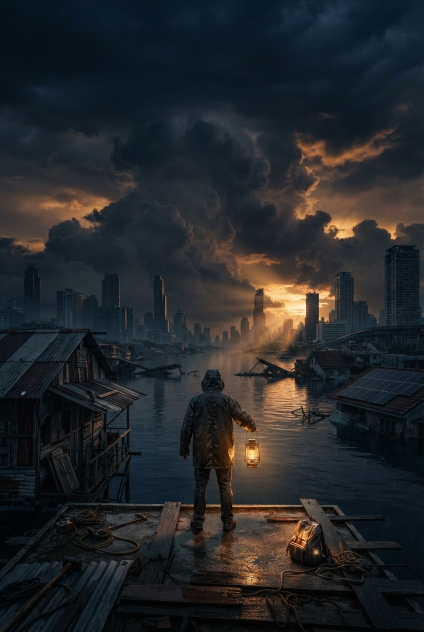
#> input picture book/cover/art_cover_v1.png, 848 x 1264 px (shown at 1/2 size)
$ python make_cover_front.py
#> lines starting #> are read from the running program, lines starting #| are printed output that depends on the picture
# -*- coding: utf-8 -*-
"""Susun sampul depan dari seni mentah + tipografi (EN dan ID).

Seni mentah: book/cover/art_cover_v1.png (dibuat dengan prompt terkompilasi
dari skill Open Generative AI, lihat book/cover/SKILL_open_generative_ai.md).

Keluaran:
  book/publish/*_cover_front.jpg       2550 x 3608 px (rasio potong A4, 300 dpi)
                                       dipakai make_cover.py dan make_publish.py
  book/publish/*_cover_ebook.jpg       1600 x 2560 px (rasio 1:1,6 yang diminta
                                       toko ebook seperti KDP)

Jalankan: python make_cover_front.py
"""
import os
from PIL import Image, ImageDraw, ImageFont, ImageFilter

HERE = os.path.dirname(os.path.abspath(__file__))
ART = os.path.join(HERE, "book/cover/art_cover_v1.png")
FONTS = os.path.join(HERE, "book/fonts")
PUB = os.path.join(HERE, "book/publish")
OUT_EN = os.path.join(PUB, "Surviving_the_Future_EN_cover_front.jpg")
OUT_ID = os.path.join(PUB, "Bertahan_Hidup_di_Masa_Depan_ID_cover_front.jpg")
EB_EN = os.path.join(PUB, "Surviving_the_Future_EN_cover_ebook.jpg")
EB_ID = os.path.join(PUB, "Bertahan_Hidup_di_Masa_Depan_ID_cover_ebook.jpg")

W, H = 2550, 3608                     # rasio potong A4 pada 300 dpi (8,5 x 12,03 in)
NAVY = (11, 22, 34)
NAVY_SOFT = (17, 31, 46)
IVORY = (246, 243, 235)
AMBER = (232, 163, 61)
MUTED = (176, 186, 199)

# tata letak dinyatakan sebagai pecahan, supaya rasio lain bisa memakai kode sama
F_KICKER = 0.050
F_TITLE = 0.089
F_IMAGE = 0.251
F_QUOTE = 0.848
F_AUTHOR = 0.928          # nama penulis di kaki sampul
F_YEAR = 0.966            # tahun di bawah nama
F_TITLE_WIDTH = 0.820


def tracked(draw, text, font, y, fill, tracking=0.0, center_x=None, width=None,
            max_w=None):
    """Tulis teks dengan jarak antarhuruf manual, rata tengah.

    `max_w` menjaga baris berjarak lebar tetap di dalam bidang potong: huruf
    diperkecil bertahap sampai muat, bukan dipotong.
    """
    if max_w:
        while max_w and font.size > 8:
            probe = sum(draw.textlength(ch, font=font) for ch in text) \
                    + tracking * (len(text) - 1)
            if probe <= max_w:
                break
            font = ImageFont.truetype(font.path, font.size - 1)
    cx = center_x if center_x is not None else width // 2
    widths = [draw.textlength(ch, font=font) for ch in text]
    total = sum(widths) + tracking * (len(text) - 1)
    x = cx - total / 2
    for ch, w in zip(text, widths):
        draw.text((x, y), ch, font=font, fill=fill)
        x += w + tracking
    return total


def fit_to_width(draw, text, path, target_w, max_size, min_size=40):
    """Cari ukuran font terbesar yang muat pada lebar target."""
    size = max_size
    while size > min_size:
        f = ImageFont.truetype(path, size)
        if draw.textlength(text, font=f) <= target_w:
            return f
        size -= 2
    return ImageFont.truetype(path, min_size)


def build(cfg, out_path, w, h):
#> called with w = 2550, h = 3608
    s = w / 1800.0                     # skala semua ukuran huruf mengikuti lebar
    canvas = Image.new("RGB", (w, h), NAVY)

    # ---------- panel tipografi di atas ----------
    draw = ImageDraw.Draw(canvas)
    seam_h = int(h * 0.31)
    for y in range(seam_h):
        t = y / seam_h
        c = tuple(int(NAVY[i] + (NAVY_SOFT[i] - NAVY[i]) * (t ** 1.6)) for i in range(3))
        draw.line([(0, y), (w, y)], fill=c)

    # ---------- gambar di bawah, menyatu dengan panel ----------
    art = Image.open(ART).convert("RGB")
#> art is the input picture: PIL image 848x1264 RGB; mean R, G, B 36.3, 38.9, 41.7
    img_top = int(h * F_IMAGE)
    box_h = h - img_top
    big = art.resize((w, int(art.height * w / art.width)), Image.LANCZOS)
    if big.height > box_h:                       # buang langit paling atas
        cut = int((big.height - box_h) * 0.40)
#> cut = 438
        big = big.crop((0, cut, w, cut + box_h))
#> big: PIL image 2550x2703 RGB
    mask = Image.new("L", (w, box_h), 255)
#> mask: PIL image 2550x2703 L; every value is 255
    md = ImageDraw.Draw(mask)
    ramp = int(300 * s)
    for i in range(ramp):
        md.line([(0, i), (w, i)], fill=int(255 * (i / max(1, ramp - 1)) ** 1.5))
    canvas.paste(big, (0, img_top), mask)

    # ---------- pita bawah: cukup gelap agar kalimat penutup terbaca ----------
    band_h = int(h * 0.235)
    band = Image.new("L", (1, band_h))
    for i in range(band_h):
        t = i / (band_h - 1)
        band.putpixel((0, i), int(255 * min(1.0, (t ** 0.72) * 1.30)))
    band = band.resize((w, band_h), Image.BILINEAR)
    canvas.paste(Image.new("RGB", (w, band_h), NAVY), (0, h - band_h), band)

    draw = ImageDraw.Draw(canvas)

    # ---------- tipografi ----------
    def font(name, size):
        return ImageFont.truetype(os.path.join(FONTS, name), max(10, int(size * s)))

    black = os.path.join(FONTS, "SourceSans3-Black.otf")
    f_author = font("SourceSans3-Semibold.otf", 46)
    f_year = font("SourceSans3-Semibold.otf", 36)
    f_kick = font("SourceSans3-Semibold.otf", 42)
    f_sub = font("SourceSerif4-It.otf", 74)
    f_sub2 = font("SourceSerif4-It.otf", 46)

    tracked(draw, cfg["kicker"], f_kick, int(h * F_KICKER), AMBER, tracking=7 * s,
            width=w, max_w=int(w * 0.86))

    target = int(w * F_TITLE_WIDTH)
    max_size = int(276 * s)
    f1 = fit_to_width(draw, cfg["title1"], black, target, max_size)
    f2 = fit_to_width(draw, cfg["title2"], black, target, max_size)
    size = min(f1.size, f2.size)
#> size = 331
    f1 = ImageFont.truetype(black, size)
    f2 = ImageFont.truetype(black, size)
    y_title = int(h * F_TITLE)
    tracked(draw, cfg["title1"], f1, y_title, IVORY, tracking=2 * s, width=w)
    tracked(draw, cfg["title2"], f2, y_title + int(size * 1.06), IVORY, tracking=2 * s, width=w)

    # aturan amber + subjudul
    rule_y = y_title + int(size * 1.06) + int(size * 1.12)
#> rule_y = 1041
    half = int(90 * s)
    draw.line([(w // 2 - half, rule_y), (w // 2 + half, rule_y)], fill=AMBER, width=max(2, int(5 * s)))
    sub_w = draw.textlength(cfg["sub"], font=f_sub)
#> sub_w = 1974.4
    draw.text(((w - sub_w) / 2, rule_y + int(40 * s)), cfg["sub"], font=f_sub, fill=AMBER)
    if cfg.get("sub2"):
        w2 = draw.textlength(cfg["sub2"], font=f_sub2)
        draw.text(((w - w2) / 2, rule_y + int(118 * s)), cfg["sub2"], font=f_sub2, fill=MUTED)

    # ---------- kalimat penutup di pita bawah ----------
    yq = int(h * F_QUOTE)
    for ln in cfg["quote"]:
        fq = fit_to_width(draw, ln, os.path.join(FONTS, "SourceSerif4-It.otf"),
                          int(w * 0.82), int(72 * s))
        wq = draw.textlength(ln, font=fq)
        # bayangan halus supaya tetap terbaca di atas gambar
        shadow = Image.new("RGBA", (w, h), (0, 0, 0, 0))
        sd = ImageDraw.Draw(shadow)
        sd.text(((w - wq) / 2, yq), ln, font=fq, fill=(0, 0, 0, 205))
        shadow = shadow.filter(ImageFilter.GaussianBlur(int(11 * s)))
        canvas.paste(Image.alpha_composite(canvas.convert("RGBA"), shadow).convert("RGB"), (0, 0))
        draw = ImageDraw.Draw(canvas)
        draw.text(((w - wq) / 2, yq), ln, font=fq, fill=IVORY)
        yq += int(fq.size * 1.26)
#> this loop made 1 pass
#> wq on pass 1: 1665.8
#> after the loop, yq = 3187

    # ---------- nama penulis dan tahun di kaki sampul ----------
    tracked(draw, cfg["author"], f_author, int(h * F_AUTHOR), IVORY, tracking=12 * s,
            width=w, max_w=int(w * 0.86))
    tracked(draw, cfg["year"], f_year, int(h * F_YEAR), AMBER, tracking=7 * s, width=w)

    canvas.save(out_path, quality=95, dpi=(300, 300), subsampling=0)
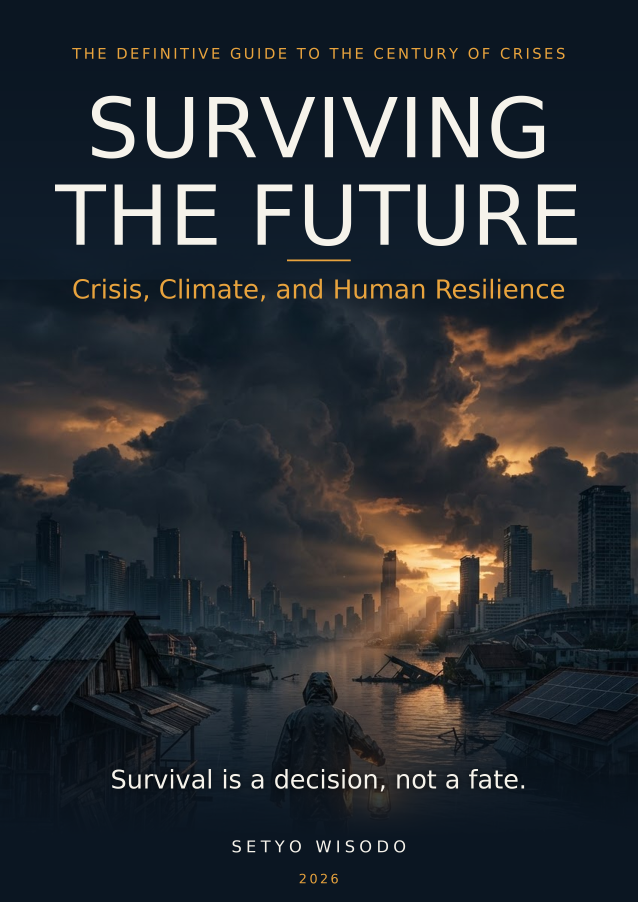
#> saved as Surviving_the_Future_EN_cover_front.jpg: PIL image 2550x3608 RGB (shown at 1/4 size); mean R, G, B 40.2, 44.8, 50
    print("  ->", os.path.relpath(out_path, HERE), canvas.size)
#|   -> book/publish/Surviving_the_Future_EN_cover_front.jpg (2550, 3608)


EN = dict(
    author="SETYO WISODO",
    year="2026",
    kicker="THE DEFINITIVE GUIDE TO THE CENTURY OF CRISES",
    title1="SURVIVING",
    title2="THE FUTURE",
    sub="Crisis, Climate, and Human Resilience",
    quote=["Survival is a decision, not a fate."],
)

ID = dict(
    author="SETYO WISODO",
    year="2026",
    kicker="PANDUAN LENGKAP MENUJU ABAD KRISIS",
    title1="BERTAHAN HIDUP",
    title2="DI MASA DEPAN",
    sub="Krisis, Iklim, dan Ketahanan Manusia",
    quote=["Bertahan hidup adalah keputusan, bukan takdir."],
)

if __name__ == "__main__":
    print("sampul depan:")
    build(EN, OUT_EN, W, H)
    build(ID, OUT_ID, W, H)
#> call 2 of build, with w = 2550, h = 3608
#> in build (call 2), `sub_w = draw.textlength(cfg["sub"], font=f_sub)`: sub_w = 1910.1
#> the loop in build (call 2), `for ln in cfg["quote"]:` made 1 pass
#> wq on pass 1: 2075.7
#> after the loop in build (call 2), `for ln in cfg["quote"]:`:
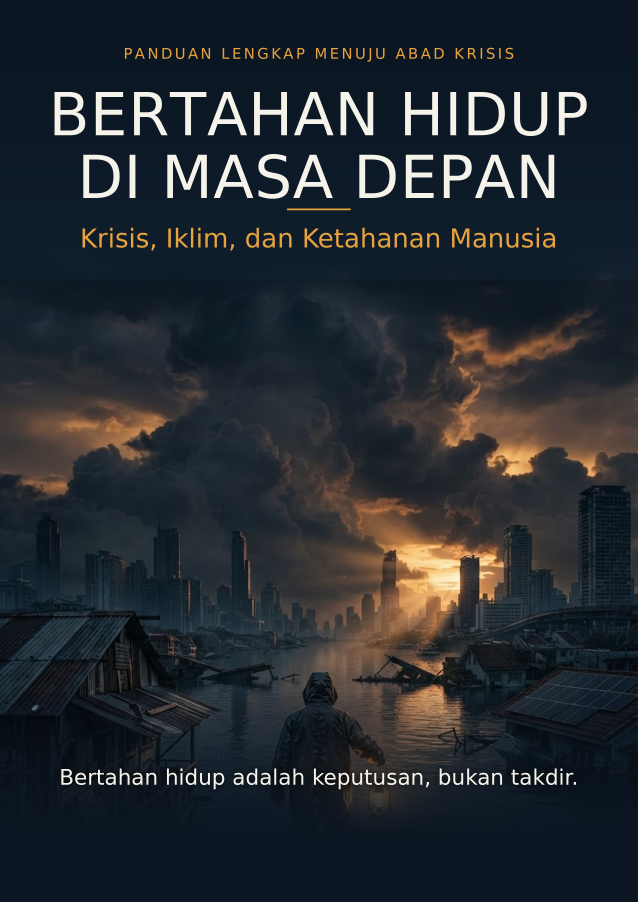
#> canvas: PIL image 2550x3608 RGB (shown at 1/4 size); mean R, G, B 38.4, 43.1, 48.5
#> after the loop in build (call 2), `for ln in cfg["quote"]:`: yq = 3167
#|   -> book/publish/Bertahan_Hidup_di_Masa_Depan_ID_cover_front.jpg (2550, 3608)
    print("sampul ebook (1:1,6):")
    build(EN, EB_EN, 1600, 2560)
#> call 3 of build, with w = 1600, h = 2560
#> in build (call 3), `mask = Image.new("L", (w, box_h), 255)`: mask: PIL image 1600x1918 L; every value is 255
#> in build (call 3), `band = band.resize((w, band_h), Image.BILINEAR)`:
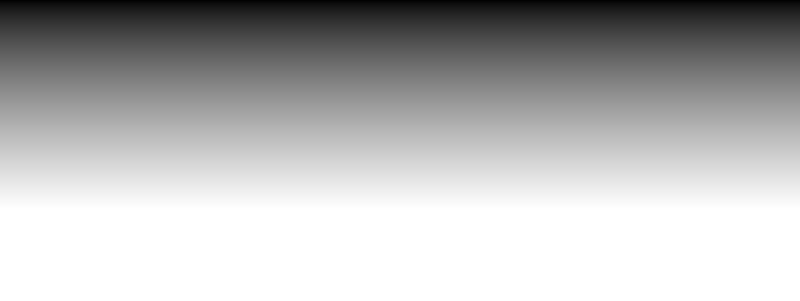
#> band: PIL image 1600x601 L (shown at 1/2 size); min 0, max 255, mean 180.4
#> in build (call 3), `sub_w = draw.textlength(cfg["sub"], font=f_sub)`: sub_w = 1233.9
#> the loop in build (call 3), `for ln in cfg["quote"]:` made 1 pass
#> wq on pass 1: 1045.2
#> pass 1, in build (call 3), `shadow = shadow.filter(ImageFilter.GaussianBlur(int(11 * s)))`:
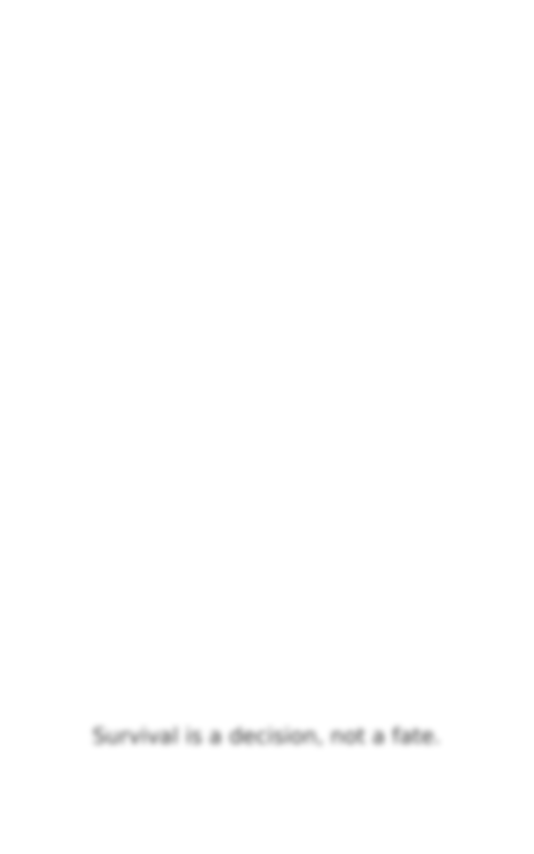
#> shadow: PIL image 1600x2560 RGBA (shown at 1/3 size); mean R, G, B, A 0, 0, 0, 0.6; transparent parts drawn white
#> after the loop in build (call 3), `for ln in cfg["quote"]:`:
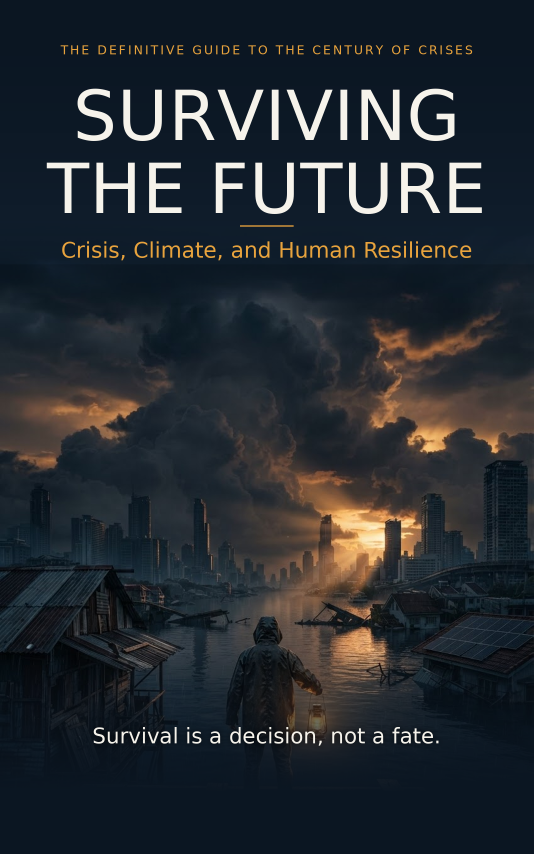
#> canvas: PIL image 1600x2560 RGB (shown at 1/3 size); mean R, G, B 37.8, 42.9, 48.5
#> after the loop in build (call 3), `for ln in cfg["quote"]:`: yq = 2250
#|   -> book/publish/Surviving_the_Future_EN_cover_ebook.jpg (1600, 2560)
    build(ID, EB_ID, 1600, 2560)
#> call 4 of build, with w = 1600, h = 2560
#> in build (call 4), `sub_w = draw.textlength(cfg["sub"], font=f_sub)`: sub_w = 1193.7
#> the loop in build (call 4), `for ln in cfg["quote"]:` made 1 pass
#> wq on pass 1: 1303.3
#> after the loop in build (call 4), `for ln in cfg["quote"]:`:
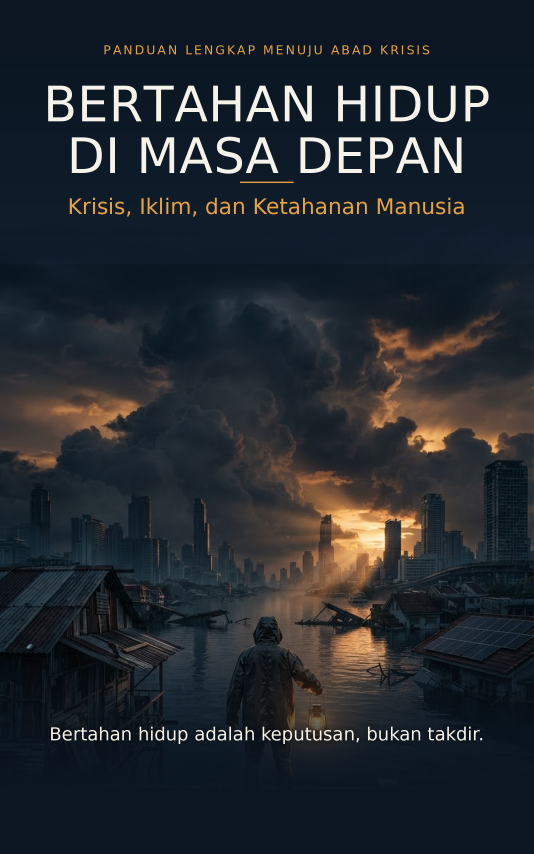
#> canvas: PIL image 1600x2560 RGB (shown at 1/3 size); mean R, G, B 36.2, 41.4, 47.2
#> after the loop in build (call 4), `for ln in cfg["quote"]:`: yq = 2238
#> in build (call 4), `canvas.save(out_path, quality=95, dpi=(300, 300), subsampling=0)`:
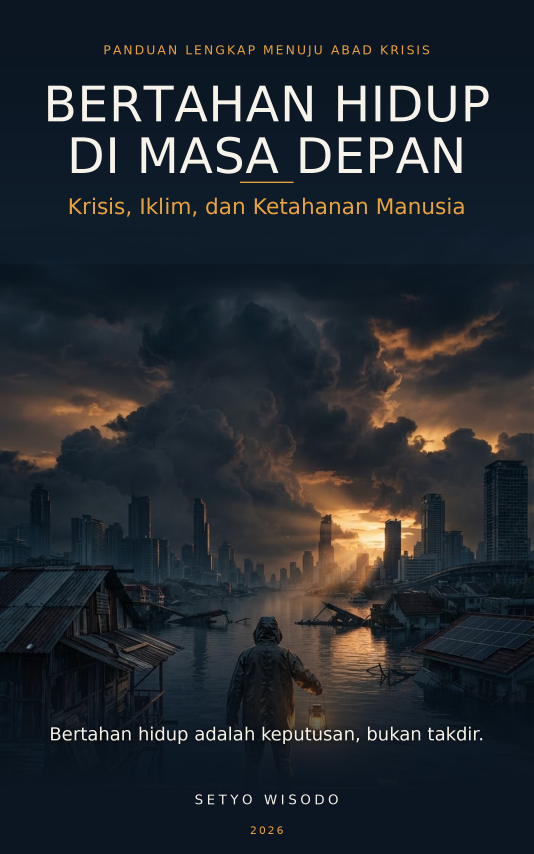
#> saved as Bertahan_Hidup_di_Masa_Depan_ID_cover_ebook.jpg: PIL image 1600x2560 RGB (shown at 1/3 size); mean R, G, B 36.4, 41.6, 47.4
#|   -> book/publish/Bertahan_Hidup_di_Masa_Depan_ID_cover_ebook.jpg (1600, 2560)
